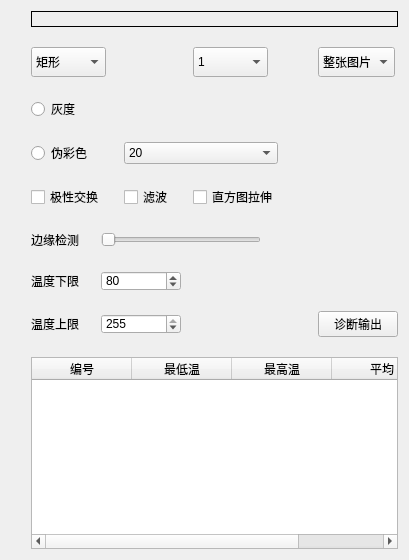
         <widget class="QWidget" name="tab_2">
          <attribute name="title">
           <string>2</string>
          </attribute>
          <layout class="QVBoxLayout" name="verticalLayout_4">
           <item>
            <layout class="QHBoxLayout" name="horizontalLayout_6" stretch="2,1">
             <property name="spacing">
              <number>20</number>
             </property>
             <item>
              <widget class="SplitScreenLabelWidget" name="label_analysisPicture" native="true"/>
             </item>
             <item>
              <layout class="QVBoxLayout" name="verticalLayout_3" stretch="2,1,0">
               <item>
                <widget class="QLabel" name="label_printScreen">
                 <property name="frameShape">
                  <enum>QFrame::Box</enum>
                 </property>
                 <property name="text">
                  <string/>
                 </property>
                </widget>
               </item>
               <item>
                <layout class="QGridLayout" name="gridLayout_2">
                 <item row="0" column="0" colspan="3">
                  <widget class="QComboBox" name="comboBox_printScreenForm">
                   <property name="sizePolicy">
                    <sizepolicy hsizetype="Fixed" vsizetype="Fixed">
                     <horstretch>0</horstretch>
                     <verstretch>0</verstretch>
                    </sizepolicy>
                   </property>
                   <property name="minimumSize">
                    <size>
                     <width>75</width>
                     <height>30</height>
                    </size>
                   </property>
                   <property name="maximumSize">
                    <size>
                     <width>16777215</width>
                     <height>30</height>
                    </size>
                   </property>
                   <item>
                    <property name="text">
                     <string>矩形</string>
                    </property>
                   </item>
                   <item>
                    <property name="text">
                     <string>椭圆形</string>
                    </property>
                   </item>
                   <item>
                    <property name="text">
                     <string>多边形</string>
                    </property>
                   </item>
                  </widget>
                 </item>
                 <item row="2" column="2" colspan="2">
                  <widget class="QComboBox" name="comboBox_PseudoColorSelector_2">
                   <item>
                    <property name="text">
                     <string>20</string>
                    </property>
                   </item>
                   <item>
                    <property name="text">
                     <string>40</string>
                    </property>
                   </item>
                   <item>
                    <property name="text">
                     <string>80</string>
                    </property>
                   </item>
                   <item>
                    <property name="text">
                     <string>160</string>
                    </property>
                   </item>
                  </widget>
                 </item>
                 <item row="0" column="3" colspan="2">
                  <widget class="QComboBox" name="comboBox_splitScreen">
                   <property name="sizePolicy">
                    <sizepolicy hsizetype="Fixed" vsizetype="Fixed">
                     <horstretch>0</horstretch>
                     <verstretch>0</verstretch>
                    </sizepolicy>
                   </property>
                   <property name="minimumSize">
                    <size>
                     <width>75</width>
                     <height>30</height>
                    </size>
                   </property>
                   <item>
                    <property name="text">
                     <string>1</string>
                    </property>
                   </item>
                   <item>
                    <property name="text">
                     <string>2</string>
                    </property>
                   </item>
                   <item>
                    <property name="text">
                     <string>4</string>
                    </property>
                   </item>
                  </widget>
                 </item>
                 <item row="1" column="0" colspan="3">
                  <widget class="QRadioButton" name="radioButton_GrayScale_2">
                   <property name="text">
                    <string>灰度</string>
                   </property>
                  </widget>
                 </item>
                 <item row="2" column="0" colspan="2">
                  <widget class="QRadioButton" name="radioButton_PseudoColor_2">
                   <property name="text">
                    <string>伪彩色</string>
                   </property>
                  </widget>
                 </item>
                 <item row="3" column="0" colspan="2">
                  <widget class="QCheckBox" name="checkBox_polarityReversal">
                   <property name="sizePolicy">
                    <sizepolicy hsizetype="Fixed" vsizetype="Fixed">
                     <horstretch>0</horstretch>
                     <verstretch>0</verstretch>
                    </sizepolicy>
                   </property>
                   <property name="text">
                    <string>极性交换</string>
                   </property>
                  </widget>
                 </item>
                 <item row="4" column="1" colspan="4">
                  <widget class="QSlider" name="horizontalSlider_edgeDetection">
                   <property name="sizePolicy">
                    <sizepolicy hsizetype="Fixed" vsizetype="Fixed">
                     <horstretch>0</horstretch>
                     <verstretch>0</verstretch>
                    </sizepolicy>
                   </property>
                   <property name="minimumSize">
                    <size>
                     <width>160</width>
                     <height>22</height>
                    </size>
                   </property>
                   <property name="maximumSize">
                    <size>
                     <width>160</width>
                     <height>22</height>
                    </size>
                   </property>
                   <property name="orientation">
                    <enum>Qt::Horizontal</enum>
                   </property>
                  </widget>
                 </item>
                 <item row="5" column="0">
                  <widget class="QLabel" name="Label_3">
                   <property name="text">
                    <string>温度下限</string>
                   </property>
                  </widget>
                 </item>
                 <item row="5" column="1" colspan="3">
                  <widget class="QSpinBox" name="SpinBox_lowerTemperature">
                   <property name="sizePolicy">
                    <sizepolicy hsizetype="Fixed" vsizetype="Fixed">
                     <horstretch>0</horstretch>
                     <verstretch>0</verstretch>
                    </sizepolicy>
                   </property>
                   <property name="minimumSize">
                    <size>
                     <width>80</width>
                     <height>20</height>
                    </size>
                   </property>
                   <property name="maximumSize">
                    <size>
                     <width>80</width>
                     <height>20</height>
                    </size>
                   </property>
                   <property name="maximum">
                    <number>255</number>
                   </property>
                   <property name="value">
                    <number>80</number>
                   </property>
                  </widget>
                 </item>
                 <item row="6" column="0">
                  <widget class="QLabel" name="Label_4">
                   <property name="text">
                    <string>温度上限</string>
                   </property>
                  </widget>
                 </item>
                 <item row="4" column="0">
                  <widget class="QLabel" name="label_2">
                   <property name="sizePolicy">
                    <sizepolicy hsizetype="Fixed" vsizetype="Fixed">
                     <horstretch>0</horstretch>
                     <verstretch>0</verstretch>
                    </sizepolicy>
                   </property>
                   <property name="minimumSize">
                    <size>
                     <width>50</width>
                     <height>12</height>
                    </size>
                   </property>
                   <property name="maximumSize">
                    <size>
                     <width>50</width>
                     <height>12</height>
                    </size>
                   </property>
                   <property name="text">
                    <string>边缘检测</string>
                   </property>
                  </widget>
                 </item>
                 <item row="3" column="3">
                  <widget class="QCheckBox" name="checkBox_histogram">
                   <property name="text">
                    <string>直方图拉伸</string>
                   </property>
                  </widget>
                 </item>
                 <item row="6" column="1" colspan="3">
                  <widget class="QSpinBox" name="SpinBox_upperTemperature">
                   <property name="sizePolicy">
                    <sizepolicy hsizetype="Fixed" vsizetype="Fixed">
                     <horstretch>0</horstretch>
                     <verstretch>0</verstretch>
                    </sizepolicy>
                   </property>
                   <property name="minimumSize">
                    <size>
                     <width>80</width>
                     <height>20</height>
                    </size>
                   </property>
                   <property name="maximumSize">
                    <size>
                     <width>80</width>
                     <height>20</height>
                    </size>
                   </property>
                   <property name="maximum">
                    <number>255</number>
                   </property>
                   <property name="value">
                    <number>255</number>
                   </property>
                  </widget>
                 </item>
                 <item row="3" column="2">
                  <widget class="QCheckBox" name="checkBox_filtration">
                   <property name="sizePolicy">
                    <sizepolicy hsizetype="Fixed" vsizetype="Fixed">
                     <horstretch>0</horstretch>
                     <verstretch>0</verstretch>
                    </sizepolicy>
                   </property>
                   <property name="text">
                    <string>滤波</string>
                   </property>
                  </widget>
                 </item>
                 <item row="0" column="5">
                  <widget class="QComboBox" name="comboBox_analysisArea">
                   <property name="sizePolicy">
                    <sizepolicy hsizetype="Fixed" vsizetype="Fixed">
                     <horstretch>0</horstretch>
                     <verstretch>0</verstretch>
                    </sizepolicy>
                   </property>
                   <property name="minimumSize">
                    <size>
                     <width>75</width>
                     <height>30</height>
                    </size>
                   </property>
                   <item>
                    <property name="text">
                     <string>整张图片</string>
                    </property>
                   </item>
                   <item>
                    <property name="text">
                     <string>局部</string>
                    </property>
                   </item>
                  </widget>
                 </item>
                 <item row="6" column="5">
                  <widget class="QPushButton" name="outputBtn">
                   <property name="text">
                    <string>诊断输出</string>
                   </property>
                  </widget>
                 </item>
                </layout>
               </item>
               <item>
                <widget class="QTableWidget" name="tableWidget_pictureTemperatureMessure">
                 <column>
                  <property name="text">
                   <string>编号</string>
                  </property>
                 </column>
                 <column>
                  <property name="text">
                   <string>最低温</string>
                  </property>
                 </column>
                 <column>
                  <property name="text">
                   <string>最高温</string>
                  </property>
                 </column>
                 <column>
                  <property name="text">
                   <string>平均</string>
                  </property>
                 </column>
                </widget>
               </item>
              </layout>
             </item>
            </layout>
           </item>
          </layout>
         </widget>
